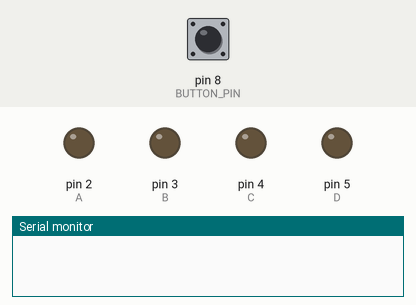
This sketch was run on a simulated Arduino Uno, built with avr-gcc and run on an emulated ATmega328P. Parts: output pins drawn as LEDs (lit = HIGH), the last lines printed to the serial monitor. The inputs (shaded band) are chosen by the test bench; at power-on: pin 8 (BUTTON_PIN) HIGH.

Above: at 1.2 s.
1.3 s: pin 8 (BUTTON_PIN) pulled LOW for 0.15 s
At 1.46 s:
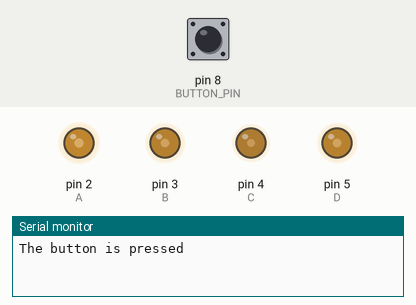
At 4.2 s:
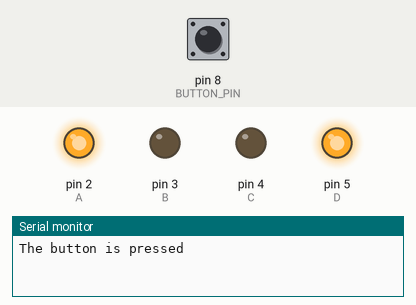
4.3 s: pin 8 (BUTTON_PIN) pulled LOW for 1 s
At 5.2 s:
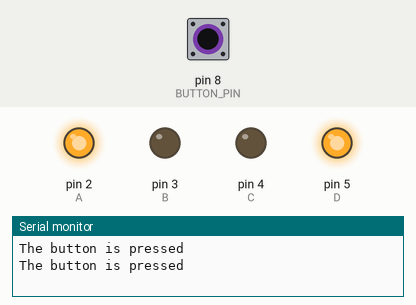
Timing chart, 0 to 7.3 s (numbered marks = the images above; inputs shaded):
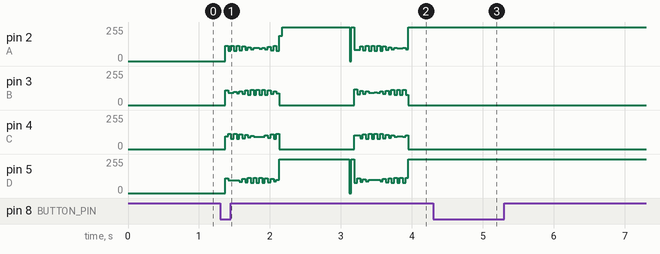

The sketch:

arduino.ino
```cpp
/******************************************************************************
 * Firmware code to control scanning rig.
******************************************************************************/
//Declare pin functions on Arduino
#define A 2
#define B 3
#define C 4
#define D 5
#define BUTTON_PIN 8

//Variable Declarations
int turnTableState;
int lastButtonState;
int currentButtonState;

void setup() {
  pinMode(A,OUTPUT);
  pinMode(B,OUTPUT);
  pinMode(C,OUTPUT);
  pinMode(D,OUTPUT);
  pinMode(BUTTON_PIN, INPUT_PULLUP);
  Serial.begin(9600); //Open Serial connection for debugging
}

void write(int a,int b,int c,int d){
  digitalWrite(A,a);
  digitalWrite(B,b);
  digitalWrite(C,c);
  digitalWrite(D,d);
}

void stepForward(int steps){
  for (int i = 0; i < steps && turnTableState == HIGH; i++)
  {
    write(1,0,0,0);
    delay(2);
    write(1,1,0,0);
    delay(2);
    write(0,1,0,0);
    delay(2);
    write(0,1,1,0);
    delay(2);
    write(0,0,1,0);
    delay(2);
    write(0,0,1,1);
    delay(2);
    write(0,0,0,1);
    delay(2);
    write(1,0,0,1);
    delay(2);
    pollButtonState();
  }
}

//Main loop
void loop() {
  pollButtonState();
  if (turnTableState) {
    stepForward(50);
    delayWithButtonPolling(1000);
  }
}

void pollButtonState() {
  lastButtonState    = currentButtonState;
  currentButtonState = digitalRead(BUTTON_PIN);
  if(lastButtonState == HIGH && currentButtonState == LOW) {
    Serial.println("The button is pressed");
    // toggle turn table
    turnTableState = !turnTableState;
  }
}

void delayWithButtonPolling(int milliseconds) {
  for(int x = 0; x < milliseconds; x++)
  {
    pollButtonState();
    delay(1);
  }
}
```

Measured:
- after the input at 4.3 s, pin 2 (A), pin 5 (D): stops changing and stays 255/255; pin 3 (B), pin 4 (C): stops changing and stays 0/255
